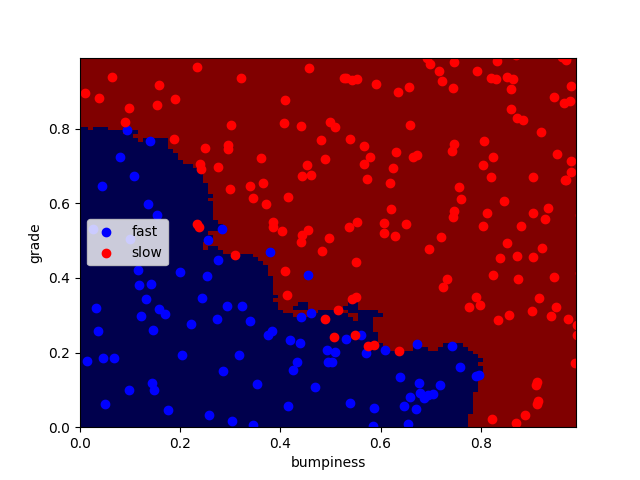

The script that drew this image:
#!/usr/bin/python

import matplotlib.pyplot as plt
from prep_terrain_data import makeTerrainData
from class_vis import prettyPicture

features_train, labels_train, features_test, labels_test = makeTerrainData()

# KNN
from sklearn.neighbors import KNeighborsClassifier
from time import time

clf = KNeighborsClassifier(n_neighbors=10, weights='distance',p=2)
t0 = time()
clf.fit(features_train, labels_train)

print("KNN Classifier")
print("Training Time:", round(time()-t0, 3), "s")

t0 = time()
score = clf.score(features_test, labels_test)
print("Predicting Time:", round(time()-t0, 3), "s")

print("Classifier score is", round(score, 3))

try:
    prettyPicture(clf, features_test, labels_test, "knn.png")
except NameError:
    print("Failed to create dava visualization")
    pass
